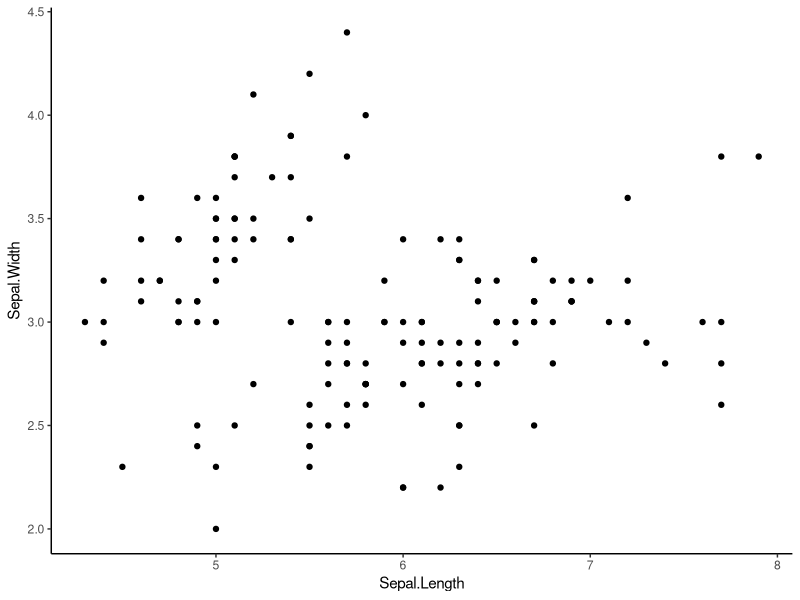

The R script that drew this image:
## ---- chunk 1
library(tidyverse)

ggplot(iris, aes(Sepal.Length,Sepal.Width)) + 
  geom_point() +
  theme_classic()

